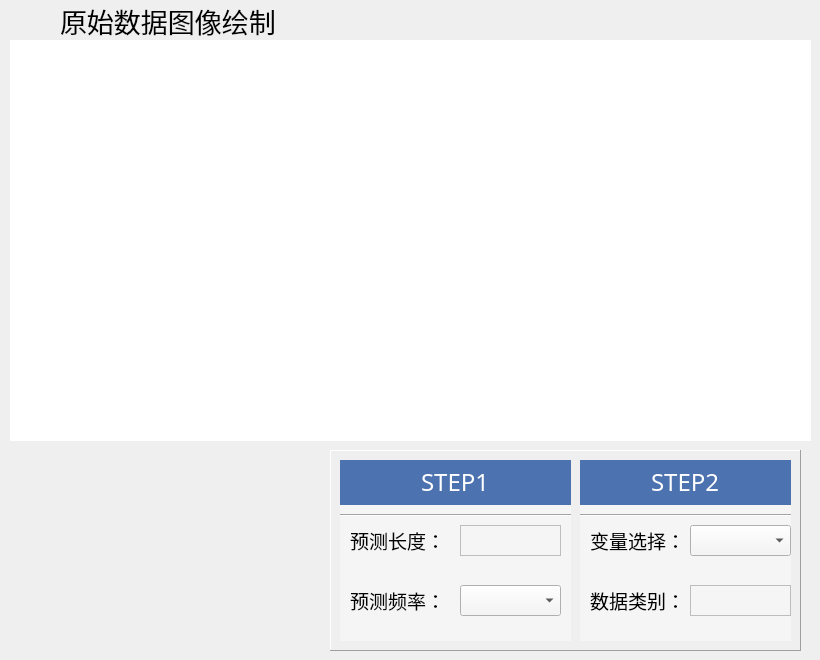
                  <widget class="QWidget" name="page_Load">
                   <widget class="QWidget" name="widget_data_image" native="true">
                    <property name="geometry">
                     <rect>
                      <x>10</x>
                      <y>40</y>
                      <width>801</width>
                      <height>401</height>
                     </rect>
                    </property>
                    <property name="font">
                     <font>
                      <pointsize>10</pointsize>
                     </font>
                    </property>
                    <property name="styleSheet">
                     <string notr="true">background-color: rgb(255, 255, 255);</string>
                    </property>
                   </widget>
                   <widget class="QWidget" name="widget_dropfile" native="true">
                    <property name="geometry">
                     <rect>
                      <x>10</x>
                      <y>450</y>
                      <width>310</width>
                      <height>201</height>
                     </rect>
                    </property>
                    <property name="font">
                     <font>
                      <family>黑体</family>
                      <pointsize>12</pointsize>
                     </font>
                    </property>
                   </widget>
                   <widget class="QLabel" name="label_3">
                    <property name="geometry">
                     <rect>
                      <x>60</x>
                      <y>0</y>
                      <width>551</width>
                      <height>41</height>
                     </rect>
                    </property>
                    <property name="font">
                     <font>
                      <family>黑体</family>
                      <pointsize>20</pointsize>
                      <weight>50</weight>
                      <bold>false</bold>
                     </font>
                    </property>
                    <property name="text">
                     <string>原始数据图像绘制</string>
                    </property>
                   </widget>
                   <widget class="QFrame" name="frame_11">
                    <property name="geometry">
                     <rect>
                      <x>330</x>
                      <y>450</y>
                      <width>471</width>
                      <height>201</height>
                     </rect>
                    </property>
                    <property name="frameShape">
                     <enum>QFrame::Panel</enum>
                    </property>
                    <property name="frameShadow">
                     <enum>QFrame::Raised</enum>
                    </property>
                    <widget class="QWidget" name="widget_2" native="true">
                     <property name="geometry">
                      <rect>
                       <x>250</x>
                       <y>10</y>
                       <width>211</width>
                       <height>181</height>
                      </rect>
                     </property>
                     <property name="styleSheet">
                      <string notr="true">background-color: rgb(76, 114, 176);</string>
                     </property>
                     <layout class="QVBoxLayout" name="verticalLayout_13">
                      <property name="spacing">
                       <number>0</number>
                      </property>
                      <property name="leftMargin">
                       <number>0</number>
                      </property>
                      <property name="topMargin">
                       <number>0</number>
                      </property>
                      <property name="rightMargin">
                       <number>0</number>
                      </property>
                      <property name="bottomMargin">
                       <number>0</number>
                      </property>
                      <item alignment="Qt::AlignVCenter">
                       <widget class="QFrame" name="frame_33">
                        <property name="sizePolicy">
                         <sizepolicy hsizetype="Preferred" vsizetype="Preferred">
                          <horstretch>0</horstretch>
                          <verstretch>1</verstretch>
                         </sizepolicy>
                        </property>
                        <property name="font">
                         <font>
                          <family>黑体</family>
                          <pointsize>18</pointsize>
                         </font>
                        </property>
                        <property name="frameShape">
                         <enum>QFrame::NoFrame</enum>
                        </property>
                        <property name="frameShadow">
                         <enum>QFrame::Raised</enum>
                        </property>
                        <layout class="QHBoxLayout" name="horizontalLayout_18">
                         <property name="spacing">
                          <number>0</number>
                         </property>
                         <property name="leftMargin">
                          <number>0</number>
                         </property>
                         <property name="topMargin">
                          <number>0</number>
                         </property>
                         <property name="rightMargin">
                          <number>0</number>
                         </property>
                         <property name="bottomMargin">
                          <number>0</number>
                         </property>
                         <item alignment="Qt::AlignHCenter">
                          <widget class="QLabel" name="label_19">
                           <property name="font">
                            <font>
                             <family>黑体</family>
                             <pointsize>18</pointsize>
                            </font>
                           </property>
                           <property name="styleSheet">
                            <string notr="true">color: rgb(255, 255, 255);</string>
                           </property>
                           <property name="text">
                            <string>STEP2</string>
                           </property>
                          </widget>
                         </item>
                        </layout>
                       </widget>
                      </item>
                      <item>
                       <widget class="QFrame" name="frame_34">
                        <property name="sizePolicy">
                         <sizepolicy hsizetype="Preferred" vsizetype="Preferred">
                          <horstretch>0</horstretch>
                          <verstretch>3</verstretch>
                         </sizepolicy>
                        </property>
                        <property name="styleSheet">
                         <string notr="true">background-color: rgb(245, 245, 245);</string>
                        </property>
                        <property name="frameShape">
                         <enum>QFrame::NoFrame</enum>
                        </property>
                        <property name="frameShadow">
                         <enum>QFrame::Sunken</enum>
                        </property>
                        <widget class="Line" name="line_9">
                         <property name="geometry">
                          <rect>
                           <x>0</x>
                           <y>0</y>
                           <width>221</width>
                           <height>20</height>
                          </rect>
                         </property>
                         <property name="orientation">
                          <enum>Qt::Horizontal</enum>
                         </property>
                        </widget>
                        <widget class="QLabel" name="label_11">
                         <property name="geometry">
                          <rect>
                           <x>10</x>
                           <y>20</y>
                           <width>91</width>
                           <height>31</height>
                          </rect>
                         </property>
                         <property name="font">
                          <font>
                           <family>黑体</family>
                           <pointsize>14</pointsize>
                          </font>
                         </property>
                         <property name="text">
                          <string>变量选择：</string>
                         </property>
                        </widget>
                        <widget class="QComboBox" name="comboBoxChoosecolumn">
                         <property name="geometry">
                          <rect>
                           <x>110</x>
                           <y>20</y>
                           <width>101</width>
                           <height>31</height>
                          </rect>
                         </property>
                        </widget>
                        <widget class="QLabel" name="label_6">
                         <property name="geometry">
                          <rect>
                           <x>10</x>
                           <y>80</y>
                           <width>91</width>
                           <height>31</height>
                          </rect>
                         </property>
                         <property name="font">
                          <font>
                           <family>黑体</family>
                           <pointsize>14</pointsize>
                          </font>
                         </property>
                         <property name="text">
                          <string>数据类别：</string>
                         </property>
                        </widget>
                        <widget class="QTextEdit" name="textEditDataField">
                         <property name="geometry">
                          <rect>
                           <x>110</x>
                           <y>80</y>
                           <width>101</width>
                           <height>31</height>
                          </rect>
                         </property>
                         <property name="maximumSize">
                          <size>
                           <width>101</width>
                           <height>31</height>
                          </size>
                         </property>
                        </widget>
                       </widget>
                      </item>
                     </layout>
                    </widget>
                    <widget class="QWidget" name="widget" native="true">
                     <property name="geometry">
                      <rect>
                       <x>10</x>
                       <y>10</y>
                       <width>231</width>
                       <height>181</height>
                      </rect>
                     </property>
                     <property name="styleSheet">
                      <string notr="true">background-color: rgb(76, 114, 176);
</string>
                     </property>
                     <layout class="QVBoxLayout" name="verticalLayout_12">
                      <property name="spacing">
                       <number>0</number>
                      </property>
                      <property name="leftMargin">
                       <number>0</number>
                      </property>
                      <property name="topMargin">
                       <number>0</number>
                      </property>
                      <property name="rightMargin">
                       <number>0</number>
                      </property>
                      <property name="bottomMargin">
                       <number>0</number>
                      </property>
                      <item alignment="Qt::AlignVCenter">
                       <widget class="QFrame" name="frame_31">
                        <property name="sizePolicy">
                         <sizepolicy hsizetype="Preferred" vsizetype="Preferred">
                          <horstretch>0</horstretch>
                          <verstretch>1</verstretch>
                         </sizepolicy>
                        </property>
                        <property name="font">
                         <font>
                          <family>黑体</family>
                         </font>
                        </property>
                        <property name="frameShape">
                         <enum>QFrame::NoFrame</enum>
                        </property>
                        <property name="frameShadow">
                         <enum>QFrame::Raised</enum>
                        </property>
                        <layout class="QHBoxLayout" name="horizontalLayout_17">
                         <property name="spacing">
                          <number>0</number>
                         </property>
                         <property name="leftMargin">
                          <number>0</number>
                         </property>
                         <property name="topMargin">
                          <number>0</number>
                         </property>
                         <property name="rightMargin">
                          <number>0</number>
                         </property>
                         <property name="bottomMargin">
                          <number>0</number>
                         </property>
                         <item alignment="Qt::AlignHCenter">
                          <widget class="QLabel" name="label_18">
                           <property name="font">
                            <font>
                             <family>黑体</family>
                             <pointsize>18</pointsize>
                            </font>
                           </property>
                           <property name="styleSheet">
                            <string notr="true">color: rgb(255, 255, 255);</string>
                           </property>
                           <property name="text">
                            <string>STEP1</string>
                           </property>
                          </widget>
                         </item>
                        </layout>
                       </widget>
                      </item>
                      <item>
                       <widget class="QFrame" name="frame_32">
                        <property name="sizePolicy">
                         <sizepolicy hsizetype="Preferred" vsizetype="Preferred">
                          <horstretch>0</horstretch>
                          <verstretch>3</verstretch>
                         </sizepolicy>
                        </property>
                        <property name="styleSheet">
                         <string notr="true">background-color: rgb(245, 245, 245);</string>
                        </property>
                        <property name="frameShape">
                         <enum>QFrame::NoFrame</enum>
                        </property>
                        <property name="frameShadow">
                         <enum>QFrame::Raised</enum>
                        </property>
                        <widget class="Line" name="line_8">
                         <property name="geometry">
                          <rect>
                           <x>0</x>
                           <y>0</y>
                           <width>241</width>
                           <height>20</height>
                          </rect>
                         </property>
                         <property name="orientation">
                          <enum>Qt::Horizontal</enum>
                         </property>
                        </widget>
                        <widget class="QLabel" name="label_4">
                         <property name="geometry">
                          <rect>
                           <x>10</x>
                           <y>20</y>
                           <width>101</width>
                           <height>31</height>
                          </rect>
                         </property>
                         <property name="font">
                          <font>
                           <family>黑体</family>
                           <pointsize>14</pointsize>
                          </font>
                         </property>
                         <property name="text">
                          <string>预测长度：</string>
                         </property>
                        </widget>
                        <widget class="QPlainTextEdit" name="plainTextEditLenth">
                         <property name="geometry">
                          <rect>
                           <x>120</x>
                           <y>20</y>
                           <width>101</width>
                           <height>31</height>
                          </rect>
                         </property>
                         <property name="maximumSize">
                          <size>
                           <width>101</width>
                           <height>31</height>
                          </size>
                         </property>
                        </widget>
                        <widget class="QLabel" name="label_5">
                         <property name="geometry">
                          <rect>
                           <x>10</x>
                           <y>80</y>
                           <width>91</width>
                           <height>31</height>
                          </rect>
                         </property>
                         <property name="font">
                          <font>
                           <family>黑体</family>
                           <pointsize>14</pointsize>
                          </font>
                         </property>
                         <property name="text">
                          <string>预测频率：</string>
                         </property>
                        </widget>
                        <widget class="QComboBox" name="comboBoxFreq">
                         <property name="geometry">
                          <rect>
                           <x>120</x>
                           <y>80</y>
                           <width>101</width>
                           <height>31</height>
                          </rect>
                         </property>
                        </widget>
                       </widget>
                      </item>
                     </layout>
                    </widget>
                   </widget>
                   <widget class="QLabel" name="label_30">
                    <property name="geometry">
                     <rect>
                      <x>10</x>
                      <y>0</y>
                      <width>41</width>
                      <height>41</height>
                     </rect>
                    </property>
                    <property name="styleSheet">
                     <string notr="true">border-image: url(:/3/res/数据标注.png)</string>
                    </property>
                    <property name="text">
                     <string/>
                    </property>
                   </widget>
                  </widget>
